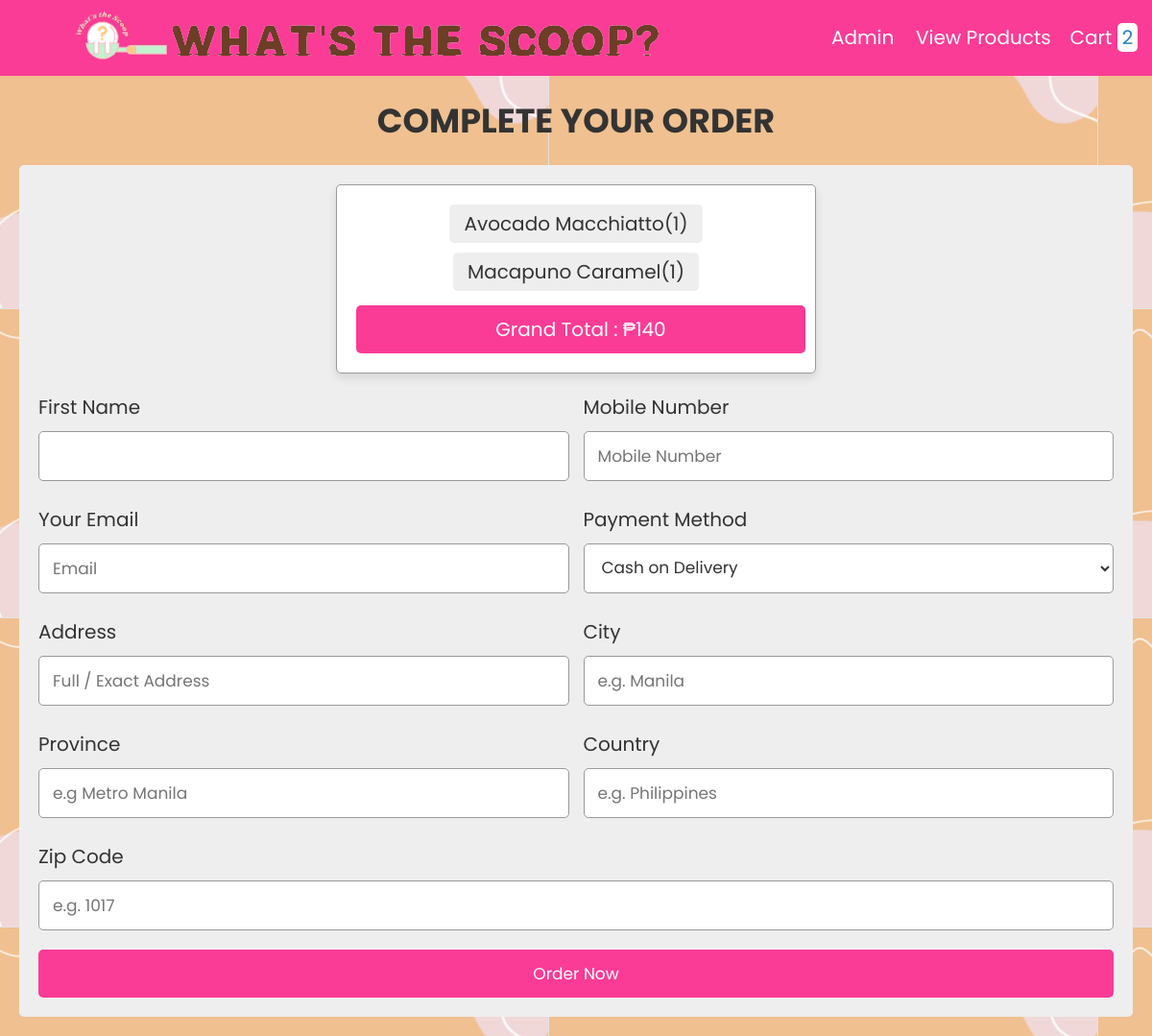
The page /rootfolder/insidefolders/customer_checkout/checkout.php on the database as committed earlier.
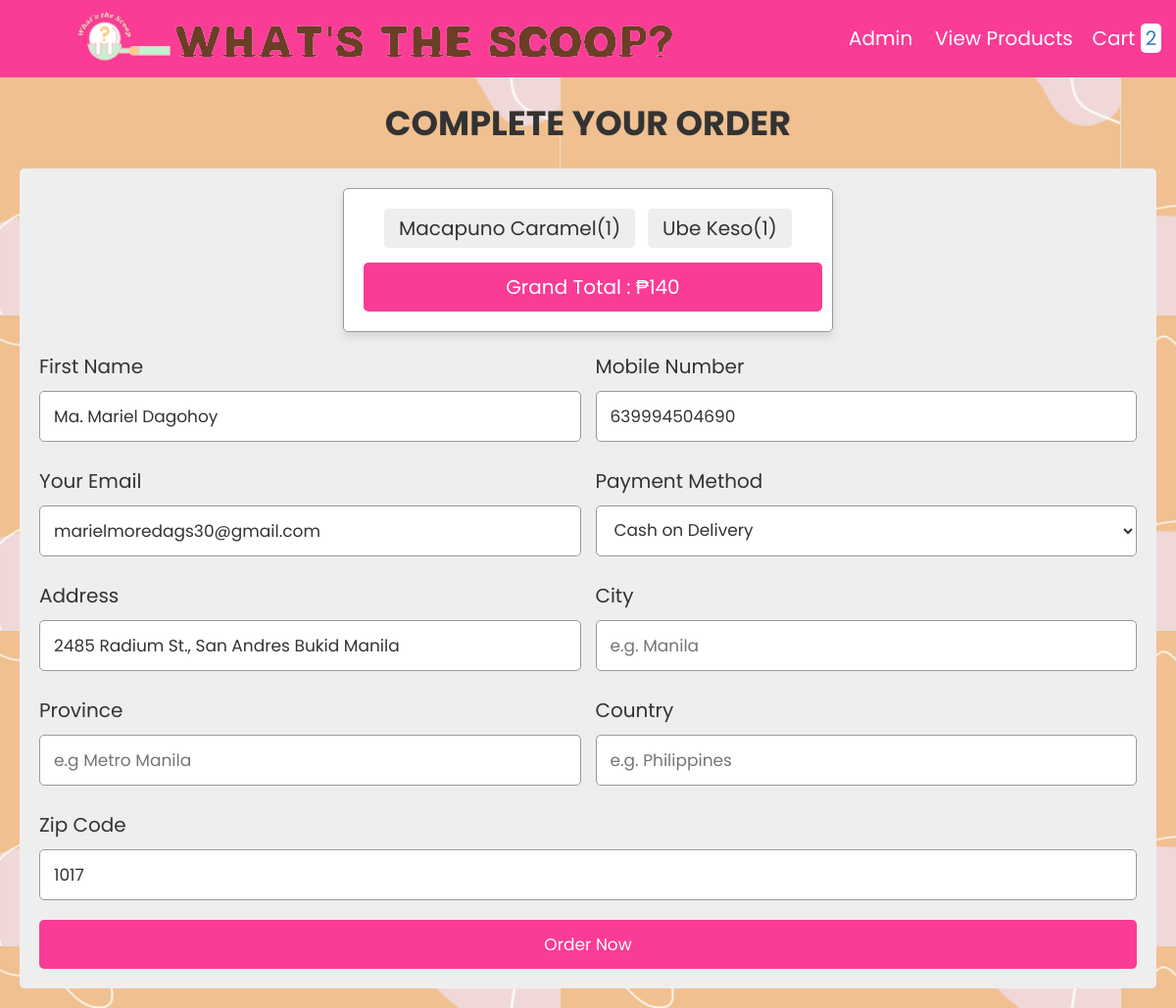
The same page on the database as committed later.
### tables this page shows
CREATE TABLE `cart` (
  `id` int(255) NOT NULL,
  `name` varchar(255) NOT NULL,
  `price` varchar(255) NOT NULL,
  `image` varchar(255) NOT NULL,
  `quantity` varchar(255) NOT NULL,
  `total` int(11) NOT NULL
);

CREATE TABLE `signup` (
  `UserID` int(11) NOT NULL,
  `Email_add` varchar(50) NOT NULL,
  `Mobile_Num` bigint(11) NOT NULL,
  `First_Name` varchar(50) NOT NULL,
  `Last_name` varchar(50) NOT NULL,
  `User_Address` varchar(50) NOT NULL,
  `ZipCode` int(4) NOT NULL,
  `Username` varchar(15) NOT NULL,
  `User_Password` varchar(200) NOT NULL
);

### rootfolder/insidefolders/customer_checkout/checkout.php (the view, shortened to what this page needs)
<?php
include 'config.php';
?>
<!DOCTYPE html>
<html lang="en">
<head>
   <link rel="stylesheet" href="https://cdnjs.cloudflare.com/ajax/libs/font-awesome/6.0.0/css/all.min.css">
   <link rel="stylesheet" href="style.css">
</head>
<body background="images/bgimg.PNG" >
<?php include 'header.php'; ?>
<div class="container">
<section class="checkout-form">
   <h1 class="heading">complete your order</h1>
   <form action="" method="post">
   <div class="display-order">
      <?php
         $select_cart = mysqli_query($conn, "SELECT * FROM `cart`");
         $total = 0;
         $grand_total = 0;
         if(mysqli_num_rows($select_cart) > 0){
            while($fetch_cart = mysqli_fetch_assoc($select_cart)){
            $total_price = ($fetch_cart['price'] * $fetch_cart['quantity']);
            $grand_total = $total += $total_price;
      ?>
      <span><?= $fetch_cart['name']; ?>(<?= $fetch_cart['quantity']; ?>)</span>
      <?php
         }
      }else{
         echo "<div class='display-order'><span>your cart is empty!</span></div>";
      }
      ?>
      <span class="grand-total"> Grand total : ₱<?= $grand_total; ?></span>
   </div>
      <?php
         $sql = "SELECT * FROM signup";
         $result = mysqli_query($conn, $sql);
         $row = mysqli_fetch_assoc($result);
         $nameSign = "";
         if(isset($row['First_Name'])){
            $nameSign = $row['First_Name'];
         }
         $nameSign2 = "";
         if(isset($row['Last_name'])){
            $nameSign2 = $row['Last_name'];
         }
         $emailSign = "";
         if(isset($row['Email_add'])){
            $emailSign = $row['Email_add'];
         }
         $mobile_num = "";
         if(isset($row['Mobile_Num'])){
            $mobile_num = $row['Mobile_Num'];
         }
         $user_add = "";
         if(isset($row['User_Address'])){
            $user_add  = $row['User_Address'];
         }
         $zipcode ="";
         if(isset($row['ZipCode'])){
            $zipcode = $row['ZipCode'];
         }
      ?>
      <div class="flex">
         <div class="inputBox">
            <span>First name</span>
            <input type="text" placeholder="Full Name" name="name" required value = "<?php echo $nameSign.' '.$nameSign2; ?>" >
         </div>
         <div class="inputBox">
            <span>Mobile Number</span>
            <input type="text" placeholder="Mobile Number" name="number" required value=  <?php echo $mobile_num; ?> >
         </div>
         <div class="inputBox">
            <span>your email</span>
            <input type="email" placeholder="Email" name="email" required value=<?php echo $emailSign; ?> >
         </div>
         <div class="inputBox">
            <span>payment method</span>
            <select name="method">
               <option value="Cash on Delivery" selected>Cash on Delivery</option>
            </select>
         </div>
         <div class="inputBox">
            <span>address</span>
            <input type="text" placeholder="Full / Exact Address" name="street" value = "<?php echo $user_add; ?>" >
         </div>
         <div class="inputBox">
            <span>city</span>
            <input type="text" placeholder="e.g. Manila" name="city" required>
         </div>
         <div class="inputBox">
            <span>province</span>
            <input type="text" placeholder="e.g Metro Manila" name="state" required>
         </div>
         <div class="inputBox">
            <span>country</span>
            <input type="text" placeholder="e.g. Philippines" name="country" required>
         </div>
         <div class="inputBox">
            <span>Zip Code</span>
            <input type="text" placeholder="e.g. 1017" name="pin_code" value = "<?php echo $zipcode; ?>" required>
         </div>
      </div>
      <input type="submit" value="order now" name="order_btn" class="btn">
   </form>
</section>
</div>
</body>
</html>

Rows that differ between the two databases and show on the page:
removed cart: name "Avocado Macchiatto", quantity "1"
added cart: name "Ube Keso", quantity "1"
added signup: name "Ma. Mariel Dagohoy", number "639994504690", email "marielmoredags30@gmail.com", street "2485 Radium St., San Andres Bukid Manila", pin_code "1017"
